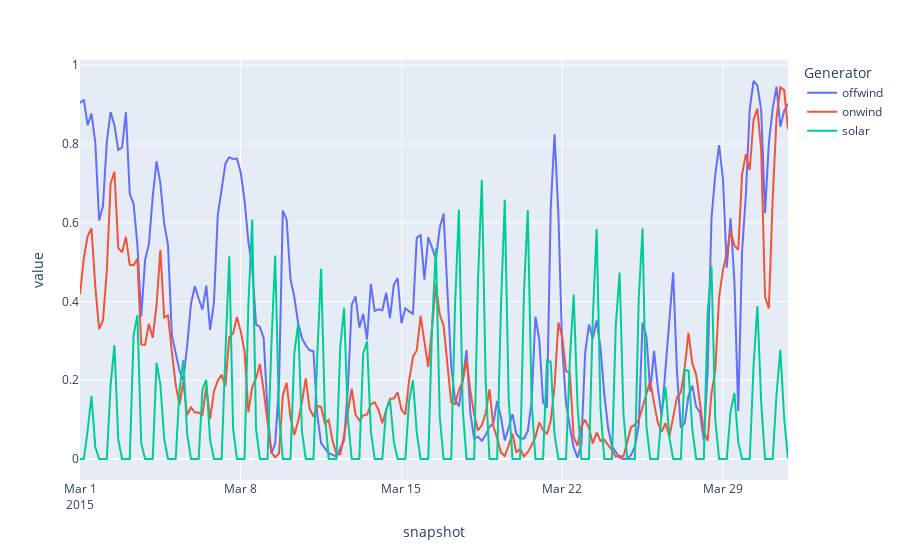

Notebook code cell kept with this figure:
### Markdown cell above
So let's make sure the capacity factors are read-in correctly.

### Code cell
n.generators_t.p_max_pu.loc["2015-03"].plot()

### Figure 1 — Plotly figure (JSON) as saved in the notebook; plotly's stock layout.template omitted (floating-point values rounded to 4 significant figures; data arrays with more than 128 entries replaced by an {"elided": "..."} marker saying what was removed)
{"data": [{"hovertemplate": "Generator=offwind<br>snapshot=%{x}<br>value=%{y}<extra></extra>", "legendgroup": "offwind", "line": {"color": "#636efa", "dash": "solid"}, "marker": {"symbol": "circle"}, "mode": "lines", "name": "offwind", "orientation": "v", "showlegend": true, "type": "scatter", "x": {"elided": "186 str values"}, "xaxis": "x", "y": {"elided": "186 float values"}, "yaxis": "y"}, {"hovertemplate": "Generator=onwind<br>snapshot=%{x}<br>value=%{y}<extra></extra>", "legendgroup": "onwind", "line": {"color": "#EF553B", "dash": "solid"}, "marker": {"symbol": "circle"}, "mode": "lines", "name": "onwind", "orientation": "v", "showlegend": true, "type": "scatter", "x": {"elided": "186 str values"}, "xaxis": "x", "y": {"elided": "186 float values"}, "yaxis": "y"}, {"hovertemplate": "Generator=solar<br>snapshot=%{x}<br>value=%{y}<extra></extra>", "legendgroup": "solar", "line": {"color": "#00cc96", "dash": "solid"}, "marker": {"symbol": "circle"}, "mode": "lines", "name": "solar", "orientation": "v", "showlegend": true, "type": "scatter", "x": {"elided": "186 str values"}, "xaxis": "x", "y": {"elided": "186 float values"}, "yaxis": "y"}], "layout": {"legend": {"title": {"text": "Generator"}, "tracegroupgap": 0}, "margin": {"t": 60}, "xaxis": {"anchor": "y", "domain": [0, 1], "title": {"text": "snapshot"}}, "yaxis": {"anchor": "x", "domain": [0, 1], "title": {"text": "value"}}}}
